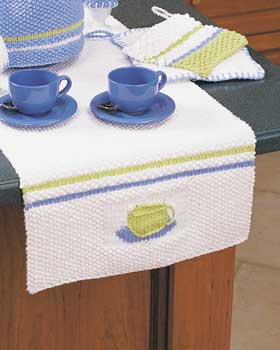
#> input picture Tea.jpg, 280 x 350 px
$ python train_obj.py   (Python 2 division)   (older library calls are emulated)
#> lines starting #> are read from the running program, lines starting #| are printed output that depends on the picture
# -*- coding: utf-8 -*-
"""
Created on Thu Aug 27 16:38:42 2015

@author: sivaraman
"""

import cv2
import numpy as np

def drawMatches(img1, kp1, img2, kp2, matches):
    rows1 = img1.shape[0]
    cols1 = img1.shape[1]
    rows2 = img2.shape[0]
    cols2 = img2.shape[1]

    out = np.zeros((max([rows1,rows2]),cols1+cols2,3), dtype='uint8')

    # Place the first image to the left
    out[:rows1,:cols1] = np.dstack([img1, img1, img1])

    # Place the next image to the right of it
    out[:rows2,cols1:] = np.dstack([img2, img2, img2])

    # For each pair of points we have between both images
    # draw circles, then connect a line between them
    for mat in matches:

        # Get the matching keypoints for each of the images
        img1_idx = mat.queryIdx
        img2_idx = mat.trainIdx

        # x - columns
        # y - rows
        (x1,y1) = kp1[img1_idx].pt
        (x2,y2) = kp2[img2_idx].pt

        # Draw a small circle at both co-ordinates
        # radius 4
        # colour blue
        # thickness = 1
        cv2.circle(out, (int(x1),int(y1)), 4, (255, 0, 0), 1)
        cv2.circle(out, (int(x2)+cols1,int(y2)), 4, (255, 0, 0), 1)

        # Draw a line in between the two points
        # thickness = 1
        # colour blue
        cv2.line(out, (int(x1),int(y1)), (int(x2)+cols1,int(y2)), (255, 0, 0), 1)
    return out
#img1 = cv2.imread('box.png',0)          # queryImage
img2 = cv2.imread('Tea.jpg',0) # trainImage
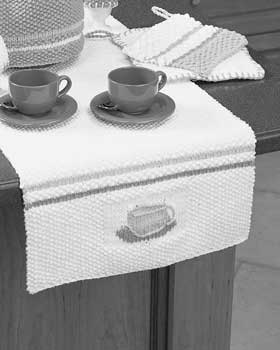
#> img2: shape (350, 280); min 0, max 255, mean 159.6
img1 = cv2.imread('Cup.jpg',0)
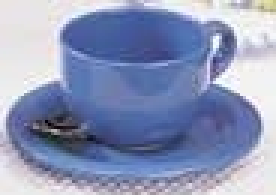
#> input picture Cup.jpg, 92 x 65 px (shown 3 times larger)
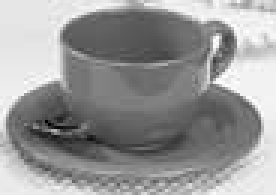
#> img1: shape (65, 92) (shown 3 times larger); min 1, max 255, mean 151.5

# Initiate ORB detector
orb = cv2.ORB()
    # find the keypoints and descriptors with SIFT
kp1, des1 = orb.detectAndCompute(img1,None)
#> kp1 = (); des1 = None
kp2, des2 = orb.detectAndCompute(img2,None)
#> kp2 = 422 keypoints; strongest (x, y, size): (68, 82, 31), (197, 81, 31), (66, 82, 31), (65, 84, 44.6)

    # create BFMatcher object
bf = cv2.BFMatcher(cv2.NORM_HAMMING, crossCheck=True)

    # Match descriptors.
matches = bf.match(des1,des2)
#> matches = ()
print matches
    # Draw first 10 matches.
img3 = drawMatches(img1,kp1,img2,kp2,matches[:5])#, flags=2)
#> in drawMatches, `out[:rows1,:cols1] = np.dstack([img1, img1, img1])`:
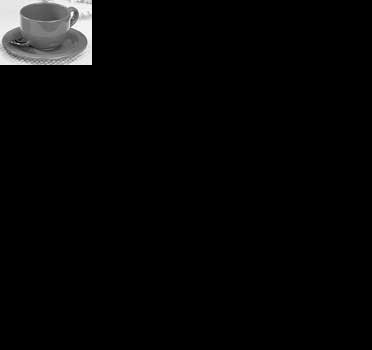
#> out: shape (350, 372, 3); min 0, max 255, mean 7
#> in drawMatches, `out[:rows2,cols1:] = np.dstack([img2, img2, img2])`:
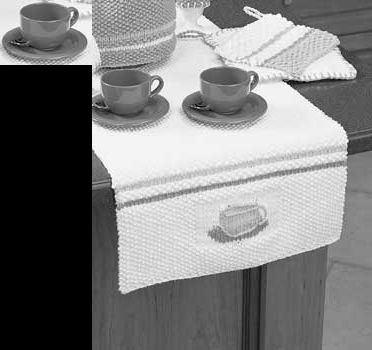
#> out: shape (350, 372, 3); min 0, max 255, mean 127.1
cv2.imshow("HAND",img3)
cv2.waitKey()
cv2.destroyAllWindows()
